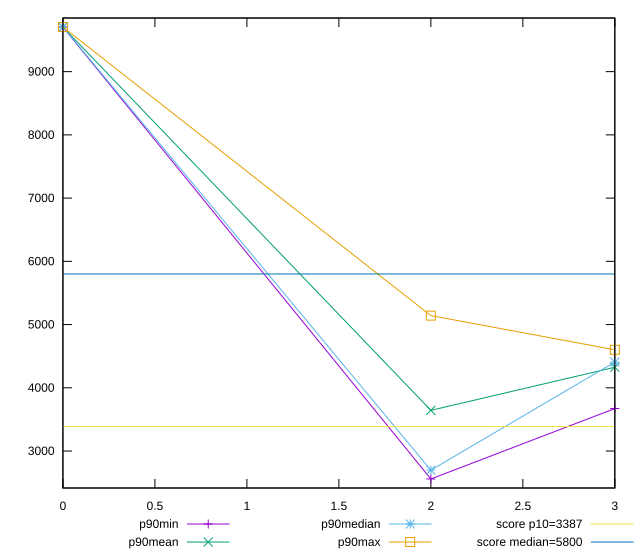

Write gnuplot code to recreate this figure.
reset

$p90Min <<EOF
0 9705.204652018285
2 2558.2239999999993
3 3672.3270027475824
EOF

$p90Mean <<EOF
0 9705.204652018285
2 3643.571685737127
3 4325.267325552135
EOF

$p90Median <<EOF
0 9705.204652018285
2 2697.43205773819
3 4406.918942046686
EOF

$p90Max <<EOF
0 9705.204652018285
2 5141.353574402594
3 4601.028072361616
EOF

set key outside below
set xrange [0:3]
set yrange [2415.2843869596336:9848.14426505865]
set trange [2415.2843869596336:9848.14426505865]
set terminal svg size 640, 560 enhanced background rgb 'white'
set output "reports/report_00033_2021-03-01T14-23-16.841Z/speed-index/progression/value.svg"

plot $p90Min title "p90min" with linespoints, \
     $p90Mean title "p90mean" with linespoints, \
     $p90Median title "p90median" with linespoints, \
     $p90Max title "p90max" with linespoints, \
     3387 title "score p10=3387", \
     5800 title "score median=5800"

reset
